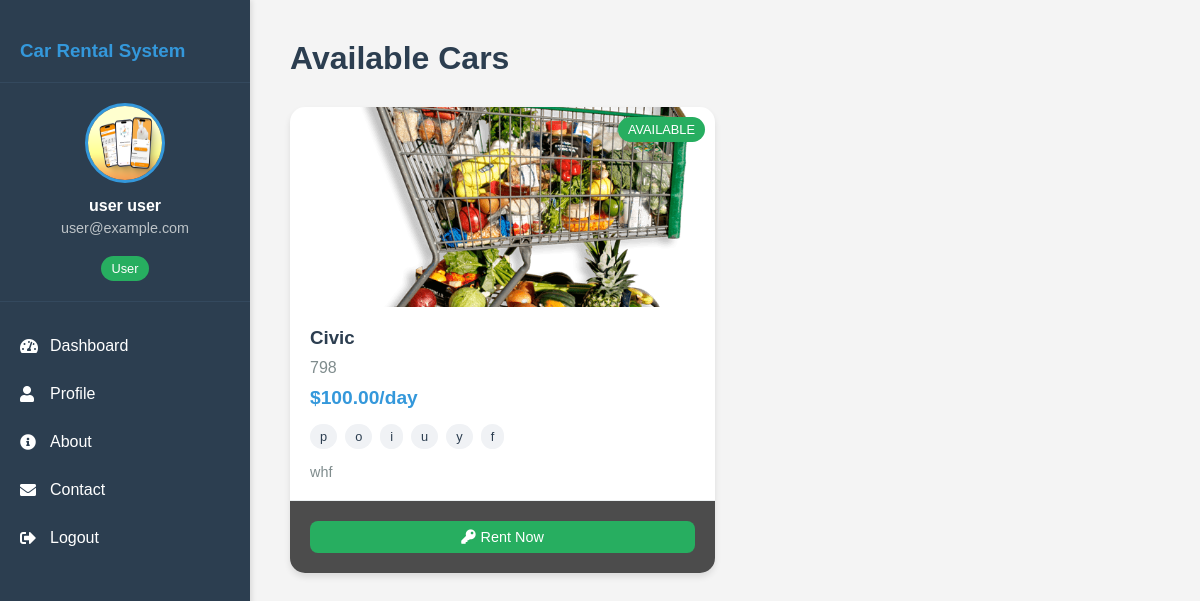
/dashboard/ (signed in), run on the app's committed database.
### myapp/models.py (models this page shows, shortened)
class User(AbstractUser):
    profile_picture = models.ImageField(upload_to='profile_pictures/', null=True, blank=True)
    role = models.ForeignKey(Role, on_delete=models.SET_NULL, null=True)
    groups = models.ManyToManyField(
        Group,
        verbose_name=_('groups'),
        blank=True,
        related_name='custom_user_set'
    )
    user_permissions = models.ManyToManyField(
        Permission,
        verbose_name=_('user permissions'),
        blank=True,
        related_name='custom_user_set'
    )

class Car(models.Model):
    STATUS_CHOICES = [
        ('available', 'Available'),
        ('rented', 'Rented'),
    ]
    name = models.CharField(max_length=100)
    model = models.CharField(max_length=50)
    status = models.CharField(max_length=50, choices=STATUS_CHOICES, default='available')
    image = models.ImageField(upload_to='car_images/')
    price = models.DecimalField(max_digits=10, decimal_places=2)
    description = models.TextField()
    created_by = models.ForeignKey(User, on_delete=models.CASCADE)
    created_at = models.DateTimeField(auto_now_add=True)
    updated_at = models.DateTimeField(auto_now=True)

class CarFeature(models.Model):
    car = models.ForeignKey(Car, related_name='features', on_delete=models.CASCADE)
    feature_name = models.CharField(max_length=100)

### myapp/views.py (the view)
# urls.py: path('dashboard/', views.dashboard, name='dashboard'),
@login_required
def dashboard(request):
    cars = Car.objects.all()
    context = {
        'cars': cars,
        'is_admin': request.user.is_staff,
        'is_superuser': request.user.is_superuser
    }
    return render(request, 'myapp/dashboard.html', context)

### myapp/templates/myapp/dashboard.html (shortened to what this page needs)
{% extends 'myapp/base.html' %}
{% load static %}
{% block content %}
<div class="dashboard-container">
    <div class="dashboard-header">
        <h1>Available Cars</h1>
    </div>
    <div class="car-grid">
        {% for car in cars %}
        <div class="car-card">
                <div class="car-image">
                    <img src="{{ car.image.url }}" alt="{{ car.name }}">
                    <div class="car-status {{ car.status }}">{{ car.status|title }}</div>
                </div>
                <div class="car-details">
                    <h3>{{ car.name }}</h3>
                    <p class="car-model">{{ car.model }}</p>
                    <p class="car-price">${{ car.price }}/day</p>
                    <div class="car-features">
                        {% for feature in car.features.all %}
                        <span class="feature-tag">{{ feature.feature_name }}</span>
                        {% endfor %}
                    </div>
                    <p class="car-description">{{ car.description }}</p>
                </div>
            <div class="car-actions">
                {% if car.status == 'available' %}
                    <button class="rent-btn" onclick="rentCar({{ car.id }})">
                        <i class="fas fa-key"></i> Rent Now
                    </button>
                {% elif car.status == 'rented' %}
                    <button class="return-btn" onclick="returnCar({{ car.id }})">
                        <i class="fas fa-undo"></i> Return Car
                    </button>
                {% endif %}
            </div>
        </div>
        {% empty %}
        <div class="no-cars">
            <i class="fas fa-car"></i>
            <p>No cars available at the moment.</p>
        </div>
        {% endfor %}
    </div>
</div>
{% endblock %}

### myapp/templates/myapp/base.html (shortened to what this page needs)
{% load static %}
<!DOCTYPE html>
<html lang="en">
  <head>
    <link rel="stylesheet" href="{% static 'myapp/css/styles.css' %}" />
    <link
      rel="stylesheet"
      href="https://cdnjs.cloudflare.com/ajax/libs/font-awesome/5.15.4/css/all.min.css"
    />
  </head>
  <body>
    <div class="layout">
      {% if user.is_authenticated %}
        <div id="sidebarContainer">
          <div class="sidebar">
            <div class="sidebar-header">
              <h3>Car Rental System</h3>
            </div>
            <div class="user-info">
              {% if user.profile_picture %}
                <img src="{{ user.profile_picture.url }}" alt="Profile Picture">
              {% else %}
                <i class="fas fa-user-circle" style="font-size: 80px; color: #3498db;"></i>
              {% endif %}
              <div class="user-name">{{ user.get_full_name|default:user.username }}</div>
              <div class="user-email">{{ user.email }}</div>
              {% if user.is_superuser %}
                <div class="role-badge super-admin">Super Admin</div>
              {% elif user.is_staff %}
                <div class="role-badge admin">Admin</div>
              {% else %}
                <div class="role-badge user">User</div>
              {% endif %}
            </div>
            <ul class="menu-items">
              {% if user.is_authenticated %}
                <li>
                  <a href="{% url 'dashboard' %}">
                    <i class="fas fa-tachometer-alt"></i>
                    Dashboard
                  </a>
                </li>
                <li>
                  <a href="{% url 'profile' %}">
                    <i class="fas fa-user"></i>
                    Profile
                  </a>
                </li>
              {% endif %}
              <li>
                <a href="{% url 'about' %}">
                  <i class="fas fa-info-circle"></i>
                  About
                </a>
              </li>
              <li>
                <a href="{% url 'contact' %}">
                  <i class="fas fa-envelope"></i>
                  Contact
                </a>
              </li>
              {% if user.is_authenticated %}
                <li>
                  <a href="{% url 'logout' %}">
                    <i class="fas fa-sign-out-alt"></i>
                    Logout
                  </a>
                </li>
              {% endif %}
            </ul>
          </div>
        </div>
      {% endif %}
      <main class="main-content">
        {% block content %}{% endblock %}
      </main>
    </div>
  </body>
</html>

### myapp/static/myapp/css/styles.css (style rules this page uses)
* { margin: 0; padding: 0; box-sizing: border-box; }
body { font-family: Arial, sans-serif; background-color: #f4f4f4; }
button { width: 100%; padding: 0.8rem; background: #007bff; color: white; border: none; border-radius: 4px; cursor: pointer; }
.car-card { background: white; border-radius: 8px; overflow: hidden; position: relative; box-shadow: 0 2px 5px rgba(0, 0, 0, 0.1); }
.car-card img { width: 100%; height: 200px; object-fit: cover; }
.car-actions { display: none; position: absolute; top: 0; left: 0; right: 0; bottom: 0; background: rgba(0, 0, 0, 0.7); justify-content: center; align-items: center; gap: 1rem; }
.layout { display: flex; min-height: 100vh; }
.main-content { flex: 1; padding: 20px; margin-left: 250px; }
.sidebar { width: 250px; background: #2c3e50; color: white; position: fixed; height: 100vh; left: 0; top: 0; padding: 20px 0; box-shadow: 2px 0 5px rgba(0, 0, 0, 0.1); }
.sidebar-header { padding: 0 20px 20px; border-bottom: 1px solid rgba(255, 255, 255, 0.1); display: flex; align-items: center; gap: 10px; }

### myapp/templates/myapp/dashboard.html (style rules this page uses)
.dashboard-container { padding: 20px; }
.dashboard-header { display: flex; justify-content: space-between; align-items: center; margin-bottom: 30px; }
.dashboard-header h1 { margin: 0; color: #2c3e50; }
.car-grid { display: grid; grid-template-columns: repeat(auto-fill, minmax(300px, 1fr)); gap: 20px; }
.car-card { background: white; border-radius: 15px; overflow: hidden; box-shadow: 0 4px 6px rgba(0, 0, 0, 0.1); transition: all 0.3s ease; position: relative; }
.car-image { position: relative; height: 200px; }
.car-image img { width: 100%; height: 100%; object-fit: cover; }
.car-status { position: absolute; top: 10px; right: 10px; padding: 5px 10px; border-radius: 20px; color: white; font-size: 0.8rem; text-transform: uppercase; }
.car-status.available { background: #27ae60; }
.car-details { padding: 20px; }
.car-details h3 { margin: 0 0 10px 0; color: #2c3e50; }
.car-model { color: #7f8c8d; margin: 0 0 10px 0; }
.car-price { color: #3498db; font-size: 1.2rem; font-weight: bold; margin: 0 0 15px 0; }
.car-features { display: flex; flex-wrap: wrap; gap: 8px; margin-bottom: 15px; }
.feature-tag { background: #f0f2f5; padding: 5px 10px; border-radius: 15px; font-size: 0.8rem; color: #2c3e50; }
.car-description { color: #7f8c8d; font-size: 0.9rem; margin: 0; display: -webkit-box; -webkit-line-clamp: 3; -webkit-box-orient: vertical; overflow: hidden; }
.car-actions { padding: 20px; display: flex; gap: 10px; border-top: 1px solid #ecf0f1; position: relative; }
.car-actions button { flex: 1; padding: 8px; border: none; border-radius: 8px; cursor: pointer; display: flex; align-items: center; justify-content: center; gap: 5px; font-size: 0.9rem; transition: all 0.3s ease; }
.rent-btn { background: #27ae60; color: white; }

### myapp/templates/myapp/base.html (style rules this page uses)
body { margin: 0; font-family: Arial, sans-serif; }
.sidebar { height: 100vh; width: 250px; position: fixed; top: 0; left: 0; background: #2c3e50; padding-top: 20px; color: white; }
.sidebar-header { padding: 20px; text-align: center; border-bottom: 1px solid #34495e; }
.sidebar-header h3 { margin: 0; color: #3498db; }
.menu-items { list-style: none; padding: 0; margin: 20px 0; }
.menu-items li { padding: 15px 20px; transition: all 0.3s ease; }
.menu-items li a { color: white; text-decoration: none; display: flex; align-items: center; gap: 10px; }
.menu-items li i { width: 20px; }
.main-content { margin-left: 250px; padding: 20px; }
.role-badge { display: inline-block; padding: 5px 10px; border-radius: 15px; font-size: 0.8rem; margin-top: 10px; }
.role-badge.user { background: #27ae60; }
.user-info { padding: 20px; text-align: center; border-bottom: 1px solid #34495e; }
.user-info img { width: 80px; height: 80px; border-radius: 50%; margin-bottom: 10px; border: 3px solid #3498db; }
.user-info .user-name { font-weight: bold; margin-bottom: 5px; }
.user-info .user-email { font-size: 0.9rem; color: #bdc3c7; margin-bottom: 10px; }

### data on the page
User: profile_picture (picture), get_full_name "user user", email "user@example.com"
Car: image (picture), status "AVAILABLE", name "Civic", model "798", price "100.00", description "whf"
CarFeature: feature_name "p"
CarFeature: feature_name "o"
CarFeature: feature_name "i"
CarFeature: feature_name "u"
CarFeature: feature_name "y"
CarFeature: feature_name "f"
